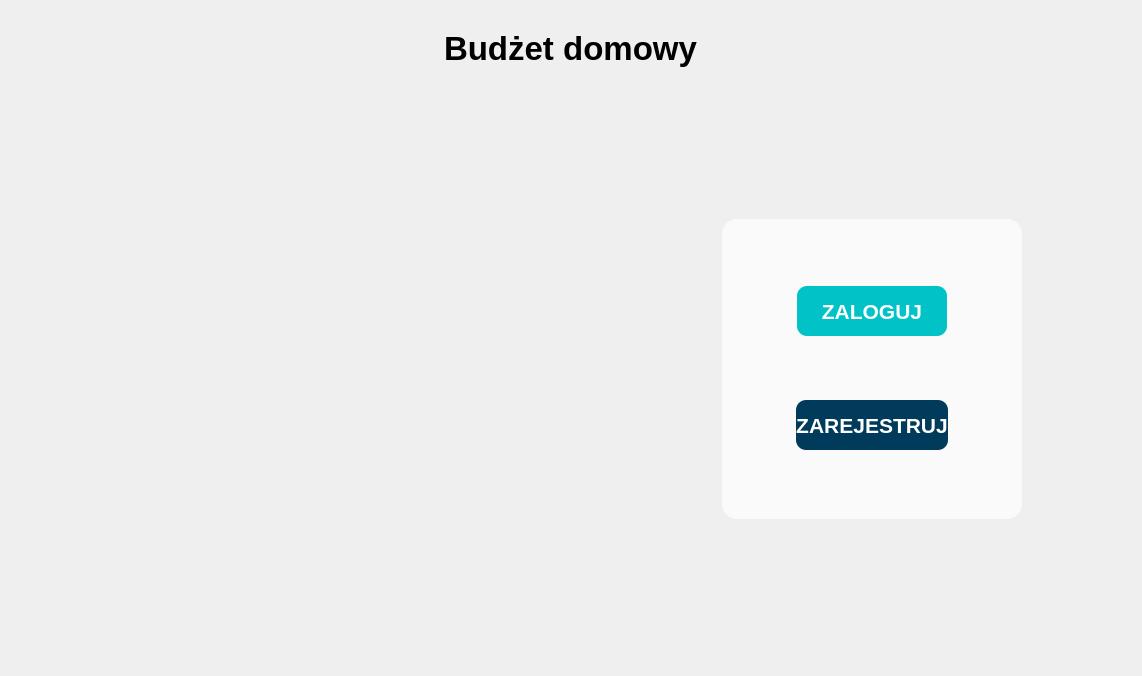
<?xml version="1.0" encoding="UTF-8"?>
<ui version="4.0">
 <class>Start_Log_Reg</class>
 <widget class="QWidget" name="Start_Log_Reg">
  <property name="geometry">
   <rect>
    <x>0</x>
    <y>0</y>
    <width>1142</width>
    <height>676</height>
   </rect>
  </property>
  <property name="windowTitle">
   <string>Form</string>
  </property>
  <property name="autoFillBackground">
   <bool>false</bool>
  </property>
  <property name="styleSheet">
   <string notr="true"/>
  </property>
  <layout class="QVBoxLayout" name="verticalLayout">
   <property name="topMargin">
    <number>30</number>
   </property>
   <item>
    <layout class="QHBoxLayout" name="horizontalLayout_2">
     <item>
      <spacer name="horizontalSpacer_4">
       <property name="orientation">
        <enum>Qt::Horizontal</enum>
       </property>
       <property name="sizeHint" stdset="0">
        <size>
         <width>40</width>
         <height>20</height>
        </size>
       </property>
      </spacer>
     </item>
     <item>
      <widget class="QLabel" name="label">
       <property name="font">
        <font>
         <pointsize>25</pointsize>
         <bold>true</bold>
        </font>
       </property>
       <property name="text">
        <string>Budżet domowy</string>
       </property>
      </widget>
     </item>
     <item>
      <spacer name="horizontalSpacer_5">
       <property name="orientation">
        <enum>Qt::Horizontal</enum>
       </property>
       <property name="sizeHint" stdset="0">
        <size>
         <width>40</width>
         <height>20</height>
        </size>
       </property>
      </spacer>
     </item>
    </layout>
   </item>
   <item>
    <widget class="QStackedWidget" name="stackedWidget">
     <property name="styleSheet">
      <string notr="true">#a6e3de</string>
     </property>
     <property name="currentIndex">
      <number>0</number>
     </property>
     <widget class="QWidget" name="Start_page">
      <layout class="QHBoxLayout" name="horizontalLayout_4">
       <item>
        <spacer name="horizontalSpacer_10">
         <property name="orientation">
          <enum>Qt::Horizontal</enum>
         </property>
         <property name="sizeHint" stdset="0">
          <size>
           <width>40</width>
           <height>20</height>
          </size>
         </property>
        </spacer>
       </item>
       <item>
        <layout class="QVBoxLayout" name="verticalLayout_4">
         <property name="spacing">
          <number>20</number>
         </property>
         <property name="leftMargin">
          <number>700</number>
         </property>
         <property name="rightMargin">
          <number>100</number>
         </property>
         <item>
          <spacer name="verticalSpacer_6">
           <property name="orientation">
            <enum>Qt::Vertical</enum>
           </property>
           <property name="sizeHint" stdset="0">
            <size>
             <width>20</width>
             <height>40</height>
            </size>
           </property>
          </spacer>
         </item>
         <item>
          <widget class="QFrame" name="frame">
           <property name="minimumSize">
            <size>
             <width>300</width>
             <height>300</height>
            </size>
           </property>
           <property name="maximumSize">
            <size>
             <width>500</width>
             <height>16777215</height>
            </size>
           </property>
           <property name="styleSheet">
            <string notr="true"> background-color: rgba(255, 255, 255, 180); border-radius: 15px;</string>
           </property>
           <property name="frameShape">
            <enum>QFrame::StyledPanel</enum>
           </property>
           <property name="frameShadow">
            <enum>QFrame::Raised</enum>
           </property>
           <layout class="QVBoxLayout" name="verticalLayout_7">
            <item>
             <layout class="QHBoxLayout" name="horizontalLayout_11">
              <item>
               <spacer name="horizontalSpacer">
                <property name="orientation">
                 <enum>Qt::Horizontal</enum>
                </property>
                <property name="sizeHint" stdset="0">
                 <size>
                  <width>40</width>
                  <height>20</height>
                 </size>
                </property>
               </spacer>
              </item>
              <item>
               <widget class="QPushButton" name="pushButton_Zaloguj">
                <property name="minimumSize">
                 <size>
                  <width>150</width>
                  <height>50</height>
                 </size>
                </property>
                <property name="font">
                 <font>
                  <pointsize>16</pointsize>
                  <bold>true</bold>
                 </font>
                </property>
                <property name="styleSheet">
                 <string notr="true">QPushButton {
    background-color: rgba(0, 194, 199, 255);
    color: white;
    border-radius: 10px;
}

QPushButton:hover {
    background-color: rgba(0, 194, 199, 200);
}

QPushButton:pressed {
    background-color: rgba(0, 194, 199, 150);
}</string>
                </property>
                <property name="text">
                 <string>ZALOGUJ</string>
                </property>
               </widget>
              </item>
              <item>
               <spacer name="horizontalSpacer_2">
                <property name="orientation">
                 <enum>Qt::Horizontal</enum>
                </property>
                <property name="sizeHint" stdset="0">
                 <size>
                  <width>40</width>
                  <height>20</height>
                 </size>
                </property>
               </spacer>
              </item>
             </layout>
            </item>
            <item>
             <layout class="QHBoxLayout" name="horizontalLayout_12">
              <property name="topMargin">
               <number>0</number>
              </property>
              <item>
               <spacer name="horizontalSpacer_3">
                <property name="orientation">
                 <enum>Qt::Horizontal</enum>
                </property>
                <property name="sizeHint" stdset="0">
                 <size>
                  <width>40</width>
                  <height>20</height>
                 </size>
                </property>
               </spacer>
              </item>
              <item>
               <widget class="QPushButton" name="pushButton_Zarejestruj">
                <property name="minimumSize">
                 <size>
                  <width>150</width>
                  <height>50</height>
                 </size>
                </property>
                <property name="font">
                 <font>
                  <pointsize>16</pointsize>
                  <bold>true</bold>
                 </font>
                </property>
                <property name="styleSheet">
                 <string notr="true">QPushButton {
    background-color: rgba(0, 59, 91, 255);
    color: white;
    border-radius: 10px;
}

QPushButton:hover {
    background-color: rgba(0, 59, 91, 200);   
}

QPushButton:pressed {
    background-color: rgba(0, 59, 91, 150);   
}
</string>
                </property>
                <property name="text">
                 <string>ZAREJESTRUJ</string>
                </property>
               </widget>
              </item>
              <item>
               <spacer name="horizontalSpacer_16">
                <property name="orientation">
                 <enum>Qt::Horizontal</enum>
                </property>
                <property name="sizeHint" stdset="0">
                 <size>
                  <width>40</width>
                  <height>20</height>
                 </size>
                </property>
               </spacer>
              </item>
             </layout>
            </item>
           </layout>
          </widget>
         </item>
         <item>
          <spacer name="verticalSpacer_5">
           <property name="orientation">
            <enum>Qt::Vertical</enum>
           </property>
           <property name="sizeHint" stdset="0">
            <size>
             <width>20</width>
             <height>40</height>
            </size>
           </property>
          </spacer>
         </item>
        </layout>
       </item>
      </layout>
     </widget>
     <widget class="QWidget" name="Login_page">
      <layout class="QVBoxLayout" name="verticalLayout_2">
       <property name="spacing">
        <number>20</number>
       </property>
       <property name="leftMargin">
        <number>800</number>
       </property>
       <item>
        <spacer name="verticalSpacer">
         <property name="orientation">
          <enum>Qt::Vertical</enum>
         </property>
         <property name="sizeHint" stdset="0">
          <size>
           <width>20</width>
           <height>40</height>
          </size>
         </property>
        </spacer>
       </item>
       <item>
        <widget class="QLabel" name="label_2">
         <property name="font">
          <font>
           <pointsize>20</pointsize>
           <bold>true</bold>
          </font>
         </property>
         <property name="text">
          <string>Logowanie</string>
         </property>
        </widget>
       </item>
       <item>
        <widget class="QLabel" name="label_3">
         <property name="text">
          <string>E-mail</string>
         </property>
        </widget>
       </item>
       <item>
        <layout class="QHBoxLayout" name="horizontalLayout_6">
         <property name="topMargin">
          <number>0</number>
         </property>
         <item>
          <widget class="QLineEdit" name="lineEdit_emailLog">
           <property name="sizePolicy">
            <sizepolicy hsizetype="Fixed" vsizetype="Fixed">
             <horstretch>0</horstretch>
             <verstretch>0</verstretch>
            </sizepolicy>
           </property>
           <property name="minimumSize">
            <size>
             <width>250</width>
             <height>40</height>
            </size>
           </property>
           <property name="styleSheet">
            <string notr="true">padding-left: 8px;</string>
           </property>
          </widget>
         </item>
         <item>
          <spacer name="horizontalSpacer_6">
           <property name="orientation">
            <enum>Qt::Horizontal</enum>
           </property>
           <property name="sizeHint" stdset="0">
            <size>
             <width>40</width>
             <height>20</height>
            </size>
           </property>
          </spacer>
         </item>
        </layout>
       </item>
       <item>
        <widget class="QLabel" name="label_4">
         <property name="text">
          <string>Hasło</string>
         </property>
        </widget>
       </item>
       <item>
        <layout class="QHBoxLayout" name="horizontalLayout_7">
         <property name="topMargin">
          <number>0</number>
         </property>
         <item>
          <widget class="QLineEdit" name="lineEdit_passwordLog">
           <property name="minimumSize">
            <size>
             <width>250</width>
             <height>40</height>
            </size>
           </property>
           <property name="echoMode">
            <enum>QLineEdit::Password</enum>
           </property>
          </widget>
         </item>
         <item>
          <spacer name="horizontalSpacer_7">
           <property name="orientation">
            <enum>Qt::Horizontal</enum>
           </property>
           <property name="sizeHint" stdset="0">
            <size>
             <width>40</width>
             <height>20</height>
            </size>
           </property>
          </spacer>
         </item>
        </layout>
       </item>
       <item>
        <widget class="QCheckBox" name="checkBox_showPasswordLog">
         <property name="text">
          <string>Pokaż hasło</string>
         </property>
        </widget>
       </item>
       <item>
        <widget class="QPushButton" name="pushButton_zalogujSie">
         <property name="maximumSize">
          <size>
           <width>250</width>
           <height>16777215</height>
          </size>
         </property>
         <property name="text">
          <string>Zaloguj się</string>
         </property>
        </widget>
       </item>
       <item>
        <spacer name="verticalSpacer_2">
         <property name="orientation">
          <enum>Qt::Vertical</enum>
         </property>
         <property name="sizeHint" stdset="0">
          <size>
           <width>20</width>
           <height>40</height>
          </size>
         </property>
        </spacer>
       </item>
       <item>
        <layout class="QHBoxLayout" name="horizontalLayout_8">
         <property name="topMargin">
          <number>0</number>
         </property>
         <item>
          <widget class="QPushButton" name="pushButton_powrotLog">
           <property name="text">
            <string>Powrót</string>
           </property>
          </widget>
         </item>
         <item>
          <spacer name="horizontalSpacer_12">
           <property name="orientation">
            <enum>Qt::Horizontal</enum>
           </property>
           <property name="sizeHint" stdset="0">
            <size>
             <width>40</width>
             <height>20</height>
            </size>
           </property>
          </spacer>
         </item>
        </layout>
       </item>
      </layout>
     </widget>
     <widget class="QWidget" name="Register_page">
      <layout class="QVBoxLayout" name="verticalLayout_3">
       <property name="spacing">
        <number>10</number>
       </property>
       <property name="leftMargin">
        <number>800</number>
       </property>
       <item>
        <widget class="QLabel" name="label_5">
         <property name="font">
          <font>
           <pointsize>20</pointsize>
           <bold>true</bold>
          </font>
         </property>
         <property name="text">
          <string>Rejestracja</string>
         </property>
        </widget>
       </item>
       <item>
        <spacer name="verticalSpacer_3">
         <property name="orientation">
          <enum>Qt::Vertical</enum>
         </property>
         <property name="sizeHint" stdset="0">
          <size>
           <width>20</width>
           <height>40</height>
          </size>
         </property>
        </spacer>
       </item>
       <item>
        <widget class="QLabel" name="label_6">
         <property name="text">
          <string>E-mail</string>
         </property>
        </widget>
       </item>
       <item>
        <widget class="QLineEdit" name="lineEdit_emailReg">
         <property name="maximumSize">
          <size>
           <width>500</width>
           <height>16777215</height>
          </size>
         </property>
        </widget>
       </item>
       <item>
        <widget class="QLabel" name="label_7">
         <property name="text">
          <string>Imię</string>
         </property>
        </widget>
       </item>
       <item>
        <widget class="QLineEdit" name="lineEdit_firstNameReg">
         <property name="maximumSize">
          <size>
           <width>500</width>
           <height>16777215</height>
          </size>
         </property>
        </widget>
       </item>
       <item>
        <widget class="QLabel" name="label_8">
         <property name="text">
          <string>Nazwisko</string>
         </property>
        </widget>
       </item>
       <item>
        <widget class="QLineEdit" name="lineEdit_lastNameReg">
         <property name="maximumSize">
          <size>
           <width>500</width>
           <height>16777215</height>
          </size>
         </property>
        </widget>
       </item>
       <item>
        <widget class="QLabel" name="label_9">
         <property name="text">
          <string>Data urodzenia</string>
         </property>
        </widget>
       </item>
       <item>
        <widget class="QDateEdit" name="dateEdit_DOB_Reg">
         <property name="maximumSize">
          <size>
           <width>200</width>
           <height>16777215</height>
          </size>
         </property>
         <property name="alignment">
          <set>Qt::AlignLeading|Qt::AlignLeft|Qt::AlignVCenter</set>
         </property>
         <property name="calendarPopup">
          <bool>true</bool>
         </property>
        </widget>
       </item>
       <item>
        <widget class="QLabel" name="label_10">
         <property name="text">
          <string>Hasło</string>
         </property>
        </widget>
       </item>
       <item>
        <layout class="QHBoxLayout" name="horizontalLayout_5">
         <property name="topMargin">
          <number>0</number>
         </property>
         <item>
          <widget class="QLineEdit" name="lineEdit_passwordReg">
           <property name="maximumSize">
            <size>
             <width>500</width>
             <height>16777215</height>
            </size>
           </property>
           <property name="echoMode">
            <enum>QLineEdit::Password</enum>
           </property>
          </widget>
         </item>
         <item>
          <widget class="QCheckBox" name="checkBox_showPasswordReg">
           <property name="text">
            <string>Pokaż hasło</string>
           </property>
          </widget>
         </item>
         <item>
          <spacer name="horizontalSpacer_15">
           <property name="orientation">
            <enum>Qt::Horizontal</enum>
           </property>
           <property name="sizeHint" stdset="0">
            <size>
             <width>40</width>
             <height>20</height>
            </size>
           </property>
          </spacer>
         </item>
        </layout>
       </item>
       <item>
        <widget class="QPushButton" name="pushButton_zarejestrujSie">
         <property name="text">
          <string>Zarejestruj</string>
         </property>
        </widget>
       </item>
       <item>
        <spacer name="verticalSpacer_4">
         <property name="orientation">
          <enum>Qt::Vertical</enum>
         </property>
         <property name="sizeHint" stdset="0">
          <size>
           <width>20</width>
           <height>40</height>
          </size>
         </property>
        </spacer>
       </item>
       <item>
        <layout class="QHBoxLayout" name="horizontalLayout_9">
         <property name="topMargin">
          <number>0</number>
         </property>
         <item>
          <widget class="QPushButton" name="pushButton_powrotReg">
           <property name="text">
            <string>Powrót</string>
           </property>
          </widget>
         </item>
         <item>
          <spacer name="horizontalSpacer_14">
           <property name="orientation">
            <enum>Qt::Horizontal</enum>
           </property>
           <property name="sizeHint" stdset="0">
            <size>
             <width>40</width>
             <height>20</height>
            </size>
           </property>
          </spacer>
         </item>
         <item>
          <spacer name="horizontalSpacer_9">
           <property name="orientation">
            <enum>Qt::Horizontal</enum>
           </property>
           <property name="sizeHint" stdset="0">
            <size>
             <width>40</width>
             <height>20</height>
            </size>
           </property>
          </spacer>
         </item>
        </layout>
       </item>
      </layout>
     </widget>
    </widget>
   </item>
   <item>
    <layout class="QHBoxLayout" name="horizontalLayout"/>
   </item>
  </layout>
 </widget>
 <resources/>
 <connections/>
</ui>
